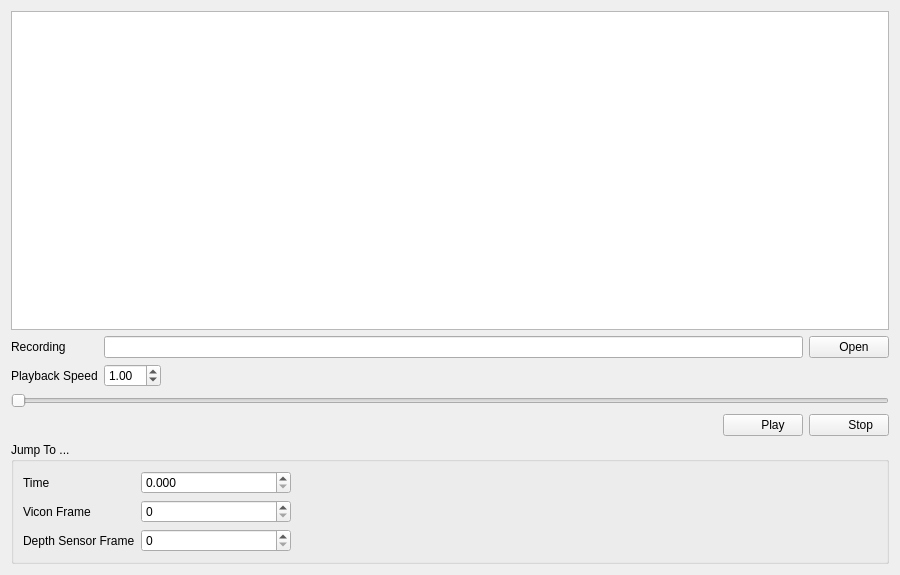
<?xml version="1.0" encoding="UTF-8"?>
<ui version="4.0">
 <class>PlaybackController</class>
 <widget class="QWidget" name="PlaybackController">
  <property name="geometry">
   <rect>
    <x>0</x>
    <y>0</y>
    <width>900</width>
    <height>575</height>
   </rect>
  </property>
  <property name="windowTitle">
   <string>Vicon-Depth-Sensor Data Playback</string>
  </property>
  <layout class="QVBoxLayout" name="verticalLayout">
   <item>
    <widget class="QTreeView" name="statusTreeView">
     <property name="editTriggers">
      <set>QAbstractItemView::NoEditTriggers</set>
     </property>
     <property name="alternatingRowColors">
      <bool>true</bool>
     </property>
     <property name="animated">
      <bool>true</bool>
     </property>
     <attribute name="headerVisible">
      <bool>false</bool>
     </attribute>
    </widget>
   </item>
   <item>
    <widget class="QFrame" name="frame">
     <property name="frameShape">
      <enum>QFrame::NoFrame</enum>
     </property>
     <property name="frameShadow">
      <enum>QFrame::Plain</enum>
     </property>
     <layout class="QGridLayout" name="gridLayout">
      <property name="margin">
       <number>0</number>
      </property>
      <item row="2" column="1">
       <widget class="QDoubleSpinBox" name="doubleSpinBox">
        <property name="prefix">
         <string/>
        </property>
        <property name="suffix">
         <string/>
        </property>
        <property name="decimals">
         <number>2</number>
        </property>
        <property name="singleStep">
         <double>0.100000000000000</double>
        </property>
        <property name="value">
         <double>1.000000000000000</double>
        </property>
       </widget>
      </item>
      <item row="0" column="0">
       <widget class="QLabel" name="recordingLabel">
        <property name="text">
         <string>Recording</string>
        </property>
       </widget>
      </item>
      <item row="2" column="0">
       <widget class="QLabel" name="speedLabel">
        <property name="text">
         <string>Playback Speed</string>
        </property>
       </widget>
      </item>
      <item row="4" column="0" colspan="2">
       <spacer name="horizontalSpacer_2">
        <property name="orientation">
         <enum>Qt::Horizontal</enum>
        </property>
        <property name="sizeHint" stdset="0">
         <size>
          <width>40</width>
          <height>20</height>
         </size>
        </property>
       </spacer>
      </item>
      <item row="4" column="4">
       <widget class="QPushButton" name="recordingStopButton">
        <property name="text">
         <string>       Stop</string>
        </property>
        <property name="icon">
         <iconset theme="media-playback-stop">
          <normaloff/>
         </iconset>
        </property>
       </widget>
      </item>
      <item row="0" column="1" colspan="3">
       <widget class="QLineEdit" name="lineEdit"/>
      </item>
      <item row="0" column="4">
       <widget class="QPushButton" name="recordingSelectButton">
        <property name="text">
         <string>   Open</string>
        </property>
        <property name="icon">
         <iconset theme="folder">
          <normaloff/>
         </iconset>
        </property>
       </widget>
      </item>
      <item row="3" column="0" colspan="5">
       <widget class="QSlider" name="horizontalSlider">
        <property name="maximum">
         <number>1000</number>
        </property>
        <property name="singleStep">
         <number>1</number>
        </property>
        <property name="pageStep">
         <number>1</number>
        </property>
        <property name="orientation">
         <enum>Qt::Horizontal</enum>
        </property>
        <property name="invertedAppearance">
         <bool>false</bool>
        </property>
        <property name="invertedControls">
         <bool>false</bool>
        </property>
       </widget>
      </item>
      <item row="4" column="3">
       <widget class="QPushButton" name="recordingPlayButton">
        <property name="text">
         <string>      Play</string>
        </property>
        <property name="icon">
         <iconset theme="media-playback-start">
          <normaloff/>
         </iconset>
        </property>
       </widget>
      </item>
      <item row="4" column="2">
       <spacer name="horizontalSpacer_3">
        <property name="orientation">
         <enum>Qt::Horizontal</enum>
        </property>
        <property name="sizeHint" stdset="0">
         <size>
          <width>40</width>
          <height>20</height>
         </size>
        </property>
       </spacer>
      </item>
      <item row="2" column="2" colspan="2">
       <spacer name="horizontalSpacer">
        <property name="orientation">
         <enum>Qt::Horizontal</enum>
        </property>
        <property name="sizeHint" stdset="0">
         <size>
          <width>40</width>
          <height>20</height>
         </size>
        </property>
       </spacer>
      </item>
     </layout>
    </widget>
   </item>
   <item>
    <widget class="QGroupBox" name="seekingGroupBox">
     <property name="title">
      <string>Jump To ...</string>
     </property>
     <layout class="QGridLayout" name="gridLayout_3">
      <item row="1" column="0">
       <widget class="QLabel" name="jumpViconFrameLabel">
        <property name="text">
         <string>Vicon Frame</string>
        </property>
       </widget>
      </item>
      <item row="2" column="1">
       <widget class="QSpinBox" name="jumpToDepthSensorFrameSpinBox"/>
      </item>
      <item row="2" column="0">
       <widget class="QLabel" name="jumpToDepthSensorFrameLabel">
        <property name="text">
         <string>Depth Sensor Frame</string>
        </property>
       </widget>
      </item>
      <item row="0" column="0">
       <widget class="QLabel" name="jumpToTimeLabel">
        <property name="text">
         <string>Time</string>
        </property>
       </widget>
      </item>
      <item row="1" column="1">
       <widget class="QSpinBox" name="jumpViconFrameSpinBox"/>
      </item>
      <item row="0" column="1">
       <widget class="QDoubleSpinBox" name="doubleSpinBox_2">
        <property name="minimumSize">
         <size>
          <width>150</width>
          <height>0</height>
         </size>
        </property>
        <property name="decimals">
         <number>3</number>
        </property>
       </widget>
      </item>
      <item row="0" column="2">
       <spacer name="horizontalSpacer_4">
        <property name="orientation">
         <enum>Qt::Horizontal</enum>
        </property>
        <property name="sizeHint" stdset="0">
         <size>
          <width>40</width>
          <height>20</height>
         </size>
        </property>
       </spacer>
      </item>
     </layout>
    </widget>
   </item>
  </layout>
 </widget>
 <resources/>
 <connections/>
</ui>
